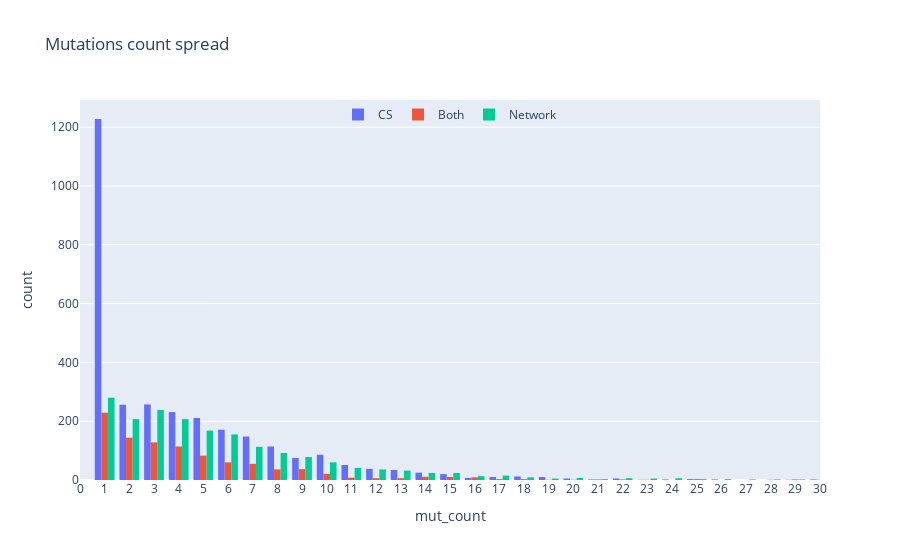
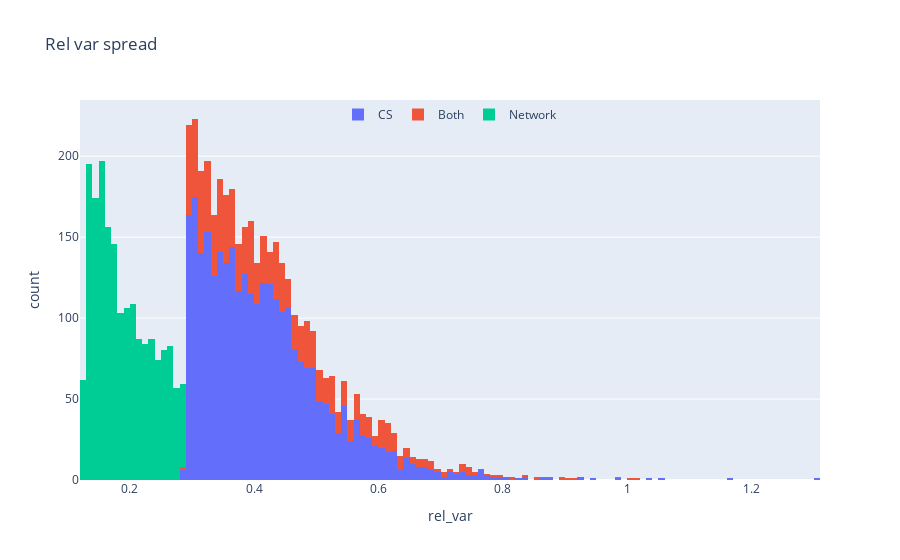
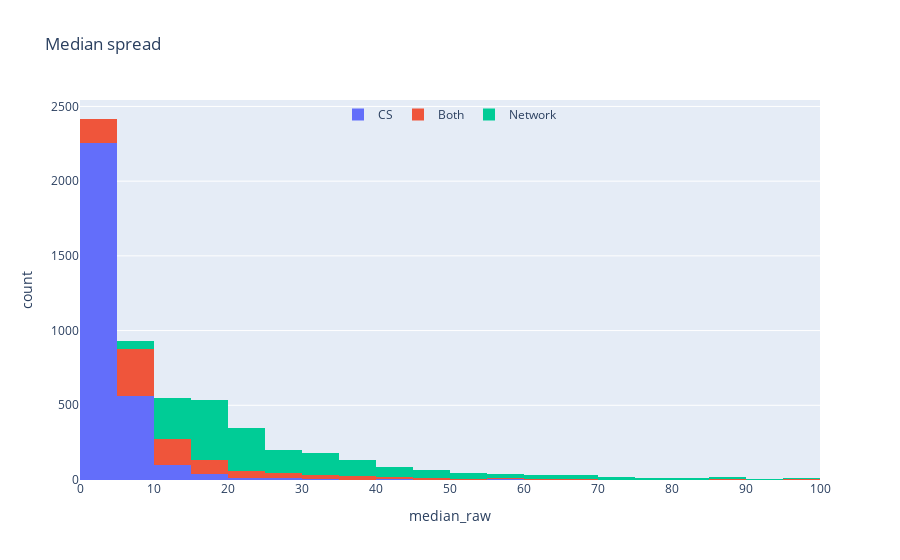

Source (notebook cell) for these figures, in order:
### Markdown cell above
### Distribution of the data

### Code cell
figs, titles = [], []
fig1 = px.histogram(
    prep_df.reset_index(),
    x="mut_count",
    color="type",
    hover_data=["genes", "mut_count", "rel_var", "median_raw"],
    barmode="group",
    title="Mutations count spread",
)
fig1.update_layout(
    xaxis_range=[0, 30],
    xaxis=dict(tickmode="linear", tick0=0, dtick=1),
    legend=dict(
        title="",
        orientation="h",
        yanchor="top",
        y=1.0,
        xanchor="center",
        x=0.5,
        bgcolor="rgba(0,0,0,0)",
    ),
)

fig2 = px.histogram(
    prep_df.reset_index(), x="rel_var", color="type", hover_data=["genes", "mut_count", "rel_var", "median_raw"], barmode="stack", title="Rel var spread"
)
fig2.update_layout(
    legend=dict(
        title="",
        orientation="h",
        yanchor="top",
        y=1.0,
        xanchor="center",
        x=0.5,
        bgcolor="rgba(0,0,0,0)",
    ),
)

fig3 = px.histogram(
    prep_df.reset_index(),
    x="median_raw",
    color="type",
    hover_data=["genes", "mut_count", "rel_var", "median_raw"],
    barmode="stack",
    title="Median spread",
)
fig3 = fig3.update_layout(
    xaxis_range=[0, 100],
    xaxis=dict(tickmode="linear", tick0=0, dtick=10),
    legend=dict(
        title="",
        orientation="h",
        yanchor="top",
        y=1.0,
        xanchor="center",
        x=0.5,
        bgcolor="rgba(0,0,0,0)",
    ),
)

if True:
    display(fig1)
    display(fig2)
    display(fig3)

    save_fig(name="MutCount_distrib", fig=fig1, base_path=figures_path, width=1000, height=500)
    save_fig(name="RelVar_distrib", fig=fig2, base_path=figures_path, width=1000, height=500)
    save_fig(name="Median_distrib", fig=fig3, base_path=figures_path, width=1000, height=500)

### Figure 1 — Plotly figure (JSON) as saved in the notebook; plotly's stock layout.template omitted (floating-point values rounded to 4 significant figures; data arrays with more than 128 entries replaced by an {"elided": "..."} marker saying what was removed)
{"data": [{"alignmentgroup": "True", "bingroup": "x", "hovertemplate": "type=CS<br>mut_count=%{x}<br>count=%{y}<extra></extra>", "legendgroup": "CS", "marker": {"color": "#636efa", "pattern": {"shape": ""}}, "name": "CS", "offsetgroup": "CS", "orientation": "v", "showlegend": true, "type": "histogram", "x": {"elided": "3017 int values"}, "xaxis": "x", "yaxis": "y"}, {"alignmentgroup": "True", "bingroup": "x", "hovertemplate": "type=Both<br>mut_count=%{x}<br>count=%{y}<extra></extra>", "legendgroup": "Both", "marker": {"color": "#EF553B", "pattern": {"shape": ""}}, "name": "Both", "offsetgroup": "Both", "orientation": "v", "showlegend": true, "type": "histogram", "x": {"elided": "983 int values"}, "xaxis": "x", "yaxis": "y"}, {"alignmentgroup": "True", "bingroup": "x", "hovertemplate": "type=Network<br>mut_count=%{x}<br>count=%{y}<extra></extra>", "legendgroup": "Network", "marker": {"color": "#00cc96", "pattern": {"shape": ""}}, "name": "Network", "offsetgroup": "Network", "orientation": "v", "showlegend": true, "type": "histogram", "x": {"elided": "1851 int values"}, "xaxis": "x", "yaxis": "y"}], "layout": {"barmode": "group", "legend": {"bgcolor": "rgba(0,0,0,0)", "orientation": "h", "title": {"text": ""}, "tracegroupgap": 0, "x": 0.5, "xanchor": "center", "y": 1, "yanchor": "top"}, "title": {"text": "Mutations count spread"}, "xaxis": {"anchor": "y", "domain": [0, 1], "dtick": 1, "range": [0, 30], "tick0": 0, "tickmode": "linear", "title": {"text": "mut_count"}}, "yaxis": {"anchor": "x", "domain": [0, 1], "title": {"text": "count"}}}}

### Figure 2 — Plotly figure (JSON) as saved in the notebook; plotly's stock layout.template omitted (floating-point values rounded to 4 significant figures; data arrays with more than 128 entries replaced by an {"elided": "..."} marker saying what was removed)
{"data": [{"alignmentgroup": "True", "bingroup": "x", "hovertemplate": "type=CS<br>rel_var=%{x}<br>count=%{y}<extra></extra>", "legendgroup": "CS", "marker": {"color": "#636efa", "pattern": {"shape": ""}}, "name": "CS", "offsetgroup": "CS", "orientation": "v", "showlegend": true, "type": "histogram", "x": {"elided": "3017 float values"}, "xaxis": "x", "yaxis": "y"}, {"alignmentgroup": "True", "bingroup": "x", "hovertemplate": "type=Both<br>rel_var=%{x}<br>count=%{y}<extra></extra>", "legendgroup": "Both", "marker": {"color": "#EF553B", "pattern": {"shape": ""}}, "name": "Both", "offsetgroup": "Both", "orientation": "v", "showlegend": true, "type": "histogram", "x": {"elided": "983 float values"}, "xaxis": "x", "yaxis": "y"}, {"alignmentgroup": "True", "bingroup": "x", "hovertemplate": "type=Network<br>rel_var=%{x}<br>count=%{y}<extra></extra>", "legendgroup": "Network", "marker": {"color": "#00cc96", "pattern": {"shape": ""}}, "name": "Network", "offsetgroup": "Network", "orientation": "v", "showlegend": true, "type": "histogram", "x": {"elided": "1851 float values"}, "xaxis": "x", "yaxis": "y"}], "layout": {"barmode": "stack", "legend": {"bgcolor": "rgba(0,0,0,0)", "orientation": "h", "title": {"text": ""}, "tracegroupgap": 0, "x": 0.5, "xanchor": "center", "y": 1, "yanchor": "top"}, "title": {"text": "Rel var spread"}, "xaxis": {"anchor": "y", "domain": [0, 1], "title": {"text": "rel_var"}}, "yaxis": {"anchor": "x", "domain": [0, 1], "title": {"text": "count"}}}}

### Figure 3 — Plotly figure (JSON) as saved in the notebook; plotly's stock layout.template omitted (floating-point values rounded to 4 significant figures; data arrays with more than 128 entries replaced by an {"elided": "..."} marker saying what was removed)
{"data": [{"alignmentgroup": "True", "bingroup": "x", "hovertemplate": "type=CS<br>median_raw=%{x}<br>count=%{y}<extra></extra>", "legendgroup": "CS", "marker": {"color": "#636efa", "pattern": {"shape": ""}}, "name": "CS", "offsetgroup": "CS", "orientation": "v", "showlegend": true, "type": "histogram", "x": {"elided": "3017 float values"}, "xaxis": "x", "yaxis": "y"}, {"alignmentgroup": "True", "bingroup": "x", "hovertemplate": "type=Both<br>median_raw=%{x}<br>count=%{y}<extra></extra>", "legendgroup": "Both", "marker": {"color": "#EF553B", "pattern": {"shape": ""}}, "name": "Both", "offsetgroup": "Both", "orientation": "v", "showlegend": true, "type": "histogram", "x": {"elided": "983 float values"}, "xaxis": "x", "yaxis": "y"}, {"alignmentgroup": "True", "bingroup": "x", "hovertemplate": "type=Network<br>median_raw=%{x}<br>count=%{y}<extra></extra>", "legendgroup": "Network", "marker": {"color": "#00cc96", "pattern": {"shape": ""}}, "name": "Network", "offsetgroup": "Network", "orientation": "v", "showlegend": true, "type": "histogram", "x": {"elided": "1851 float values"}, "xaxis": "x", "yaxis": "y"}], "layout": {"barmode": "stack", "legend": {"bgcolor": "rgba(0,0,0,0)", "orientation": "h", "title": {"text": ""}, "tracegroupgap": 0, "x": 0.5, "xanchor": "center", "y": 1, "yanchor": "top"}, "title": {"text": "Median spread"}, "xaxis": {"anchor": "y", "domain": [0, 1], "dtick": 10, "range": [0, 100], "tick0": 0, "tickmode": "linear", "title": {"text": "median_raw"}}, "yaxis": {"anchor": "x", "domain": [0, 1], "title": {"text": "count"}}}}
